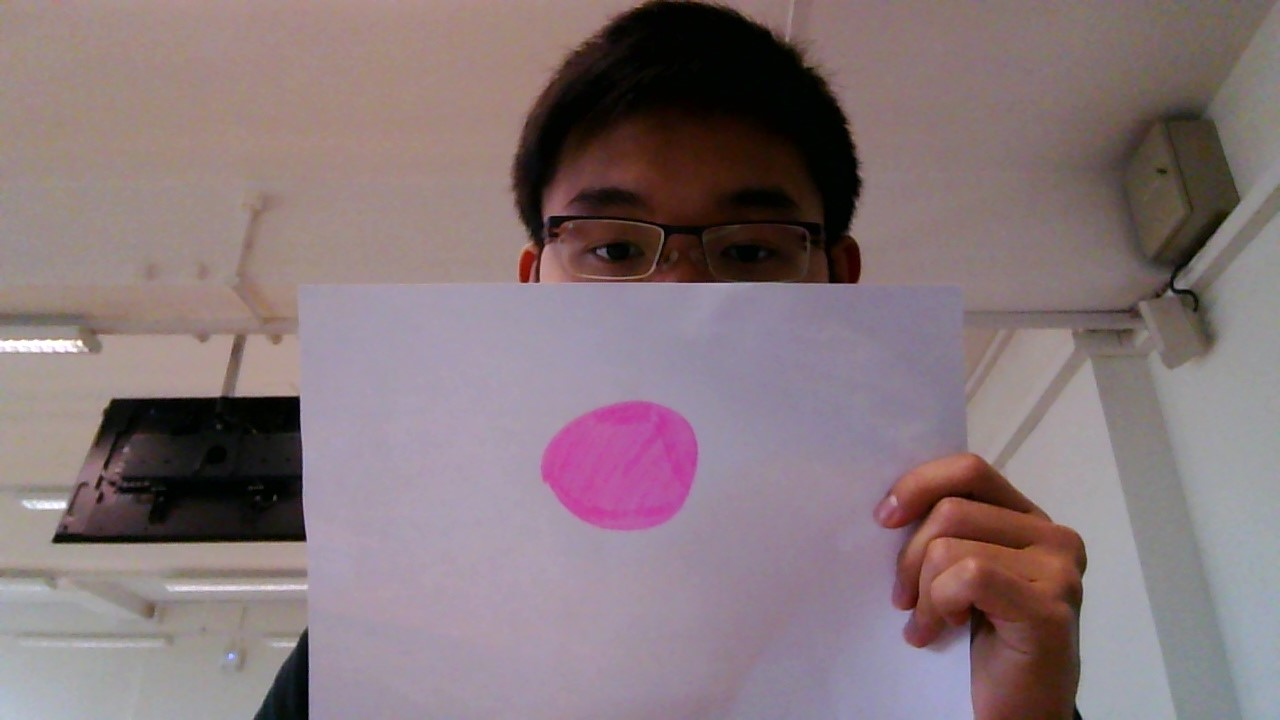
#> input picture src/source_img.jpg, 1280 x 720 px
$ python single_image.py   (older library calls are emulated)
#> lines starting #> are read from the running program, lines starting #| are printed output that depends on the picture; after the words box and inside, x2 and y2 are one past the last pixel; in counts of white or black regions, pixels touching at a corner belong together; long printed decimals are rounded
import numpy as np
import cv2

# HSV Color Sensitivity Ranges
hul, huh = 145, 164 # Hue
sal, sah = 58, 182 # Saturation
val, vah = 165, 255 # Value

# Convert ranges into arrays for masking
HSVLOW=np.array([hul,sal,val])
HSVHIGH=np.array([huh,sah,vah])

# Load image:
source_img = cv2.imread('source_img.jpg')
#> source_img is the input picture: shape (720, 1280, 3); mean B, G, R 122, 118.3, 134.8

### Image Processing:

# Colour Mask
blurred = cv2.GaussianBlur(source_img, (5,5),0)
hsv = cv2.cvtColor(blurred, cv2.COLOR_BGR2HSV)
#> hsv: shape (720, 1280, 3); mean H, S, V 74.4, 55.6, 137.4
mask = cv2.inRange(hsv, HSVLOW, HSVHIGH)
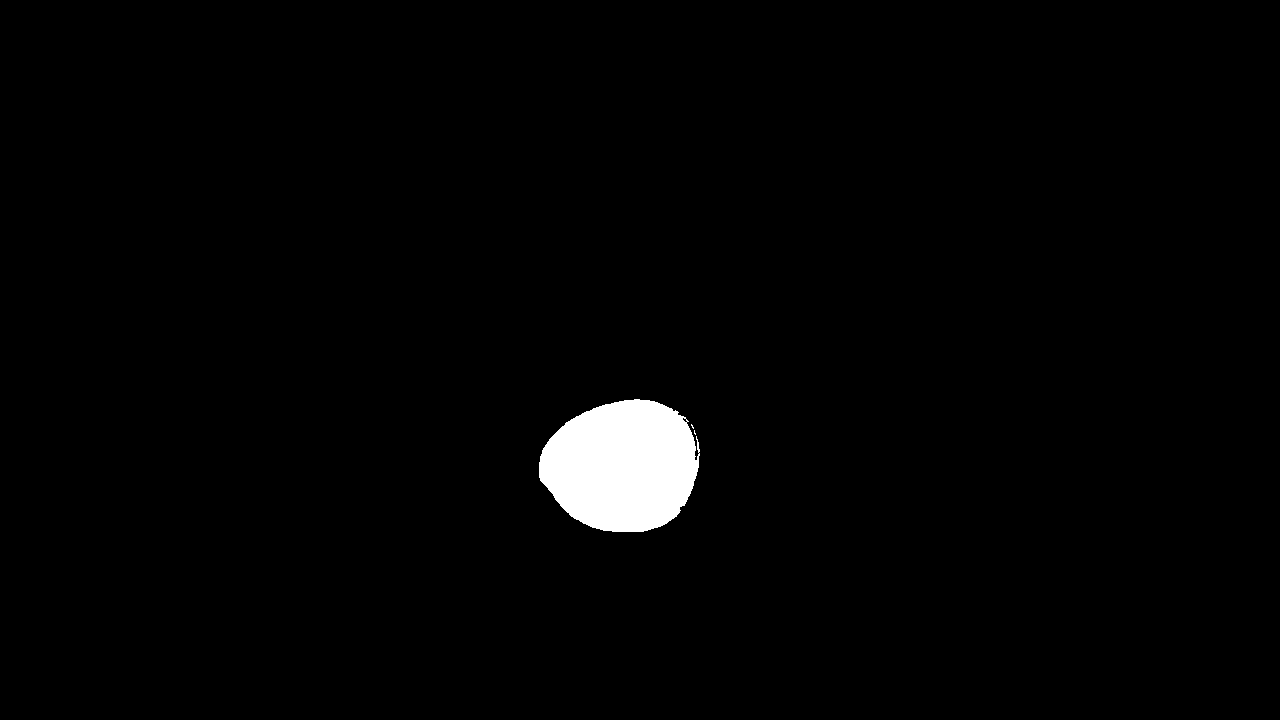
#> mask: shape (720, 1280); 1.8% white; 3 white regions (2 under 20 px), largest, box (x1, y1, x2, y2) and area: (539, 399, 700, 532) 16479

# Edge Detetction
edged = cv2.Canny(mask, 50, 150)
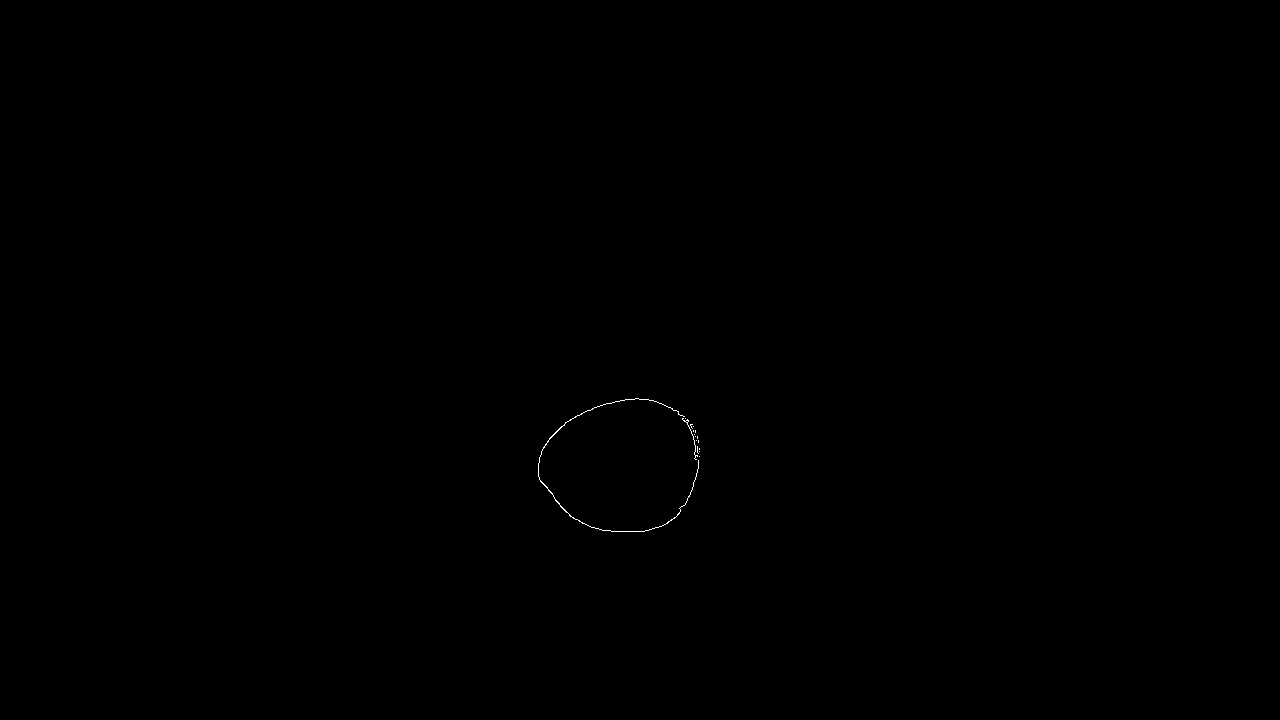
#> edged: shape (720, 1280); 0.06% white in thin lines or dots, all inside (x1, y1, x2, y2) = (538, 398, 700, 532)
edged = cv2.dilate(edged, None, iterations=1)
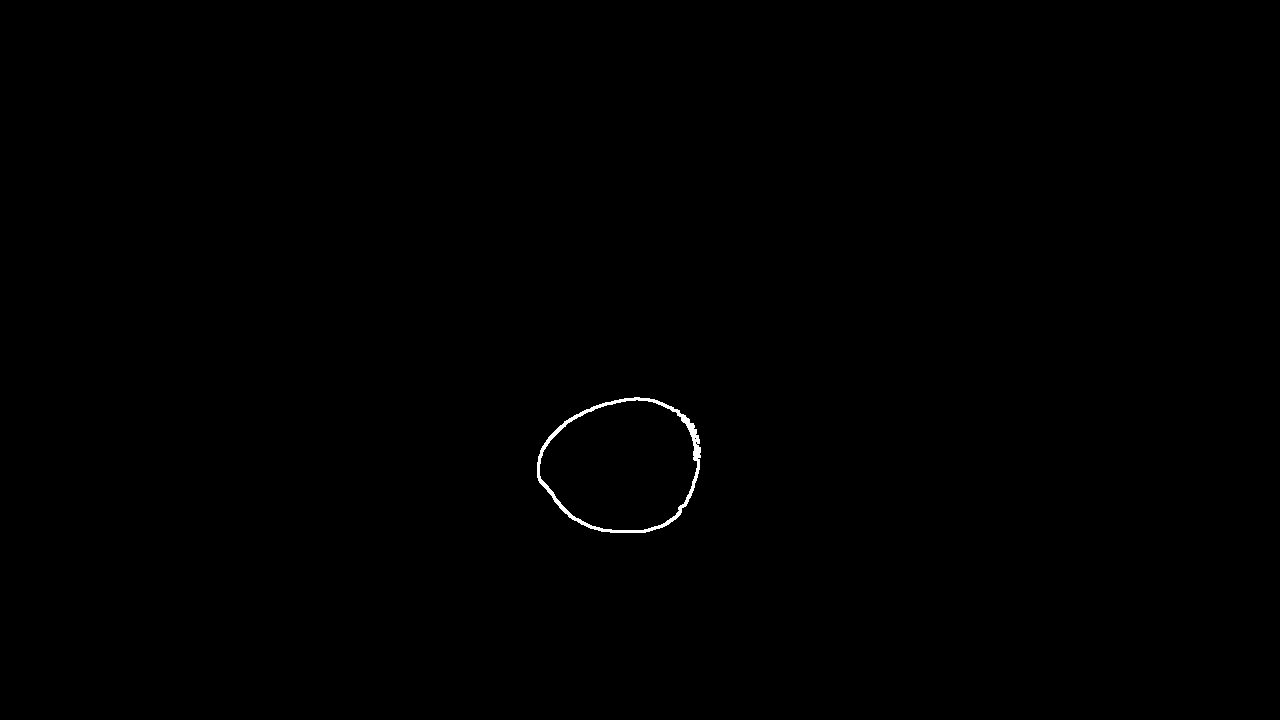
#> edged: shape (720, 1280); 0.2% white; 1 white region, box (x1, y1, x2, y2) and area: (537, 397, 701, 533) 1811
edged = cv2.erode(edged, None, iterations=1)

# Find and Draw Contours
output, contours, hierarchy = cv2.findContours(edged,cv2.RETR_TREE,cv2.CHAIN_APPROX_SIMPLE)
#> contours = 2 contours, 1 with area under 20; largest, box (x1, y1, x2, y2) and area: (538, 398, 700, 532) 177

cnt = contours[0] # Choosing the first set of contours
#> cnt = contour of 433 points, box (x1, y1, x2, y2) (538, 398, 700, 532), area 177
(x,y),radius = cv2.minEnclosingCircle(cnt)
#> x = 618; y = 458.1; radius = 82.01
print("x,y coordinates: ", x, y)
#| x,y coordinates:  618.040 458.146
print("area of contour: ", cv2.contourArea(cnt))
#| area of contour:  177.0

# Draw approx-circle
center = (int(x),int(y))
#> center = (618, 458)
radius = int(radius)
#> radius = 82
cv2.circle(source_img, center,radius,(0,255,0),2)
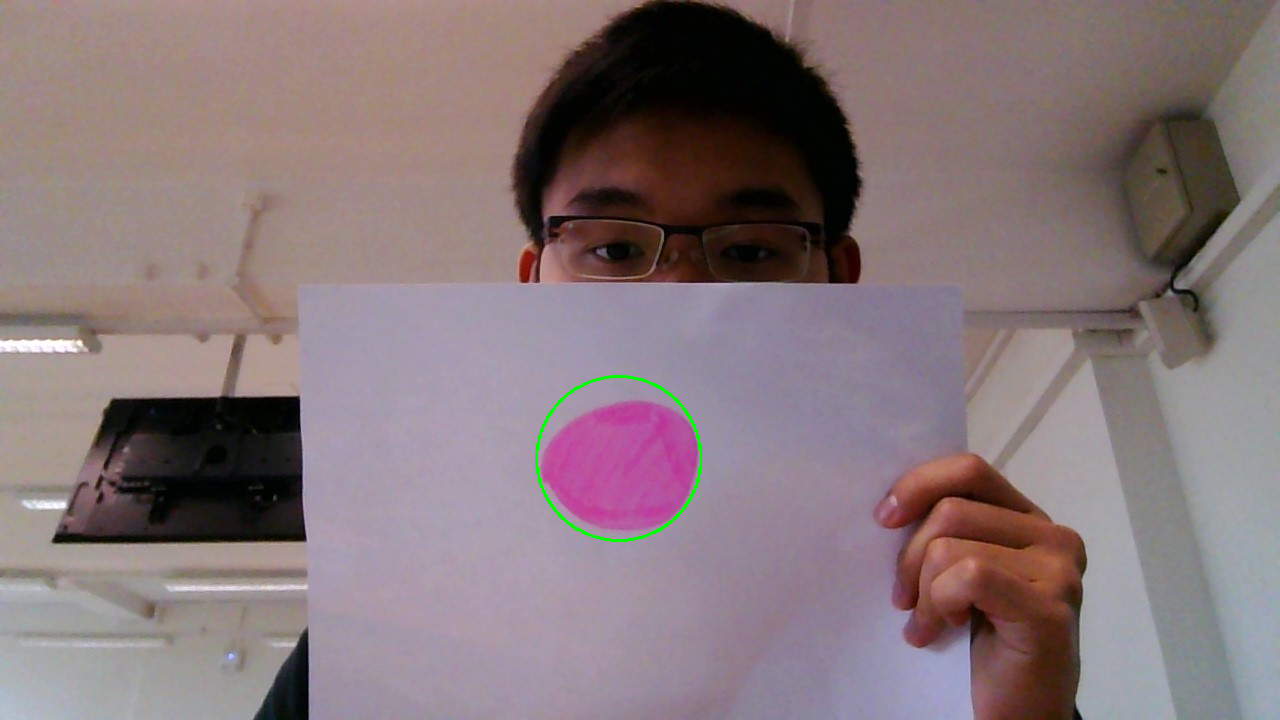
#> source_img: shape (720, 1280, 3); 0.17% of pixels changed, all inside (x1, y1, x2, y2) = (535, 375, 702, 542)


# Can find area to number of non 0 pixels of contrasting it against a black background

#cv2.drawContours(source_img, contours, 0, (0,255,0), 2)

#cv2.drawContours(source_img, contours, 3, (0,0,255), 2)
# arg 1: Draw contours on frame
# arg 2: List of contours found
# arg 3: -1: All contours
# arg 4: Colour of contours
# arg 5: Thickness of contours

# Determine size of area inside contour
#area = cv2.contourArea(contours)

# # Determine the pixels inside contour
# for c in contours:
# 	#(x, y), radius = cv2.minEnclosingCircle(c)
# 	print ('contours detected are: ', c)
# 	print ('contour area: ', cv2.contourArea(c))

### Displays
cv2.imshow('contours', source_img)
cv2.imshow('edged', edged)

### End Output
cv2.waitKey(0)
cv2.destroyAllWindows()
